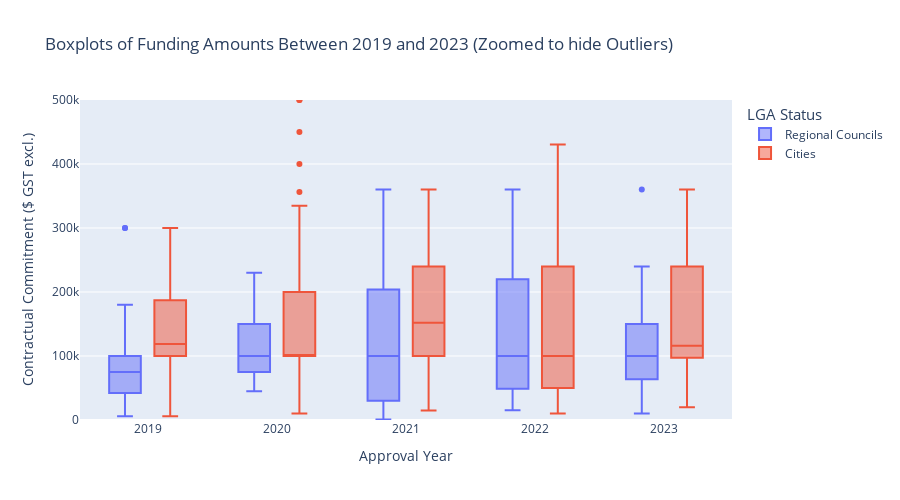

Notebook source saved alongside this figure:
### Markdown cell above
This visualisation shows same the large outliers that were identified in the earlier analysis with more of these occuring in the earlier years. (Hover over to reveal the Project Name and other information). Using a boxplot though has the benefit of visualising exactly how much greater the outliers are than the rest of the distibuted grants.

In order to see the details of the box plots themselves it is necessary to zoom in to only grants under a certain funding value. This has been arbitarily chosen to hide grants over $500k as none in the top ten largest grants are below that number.

### Code cell
part_b_boxes1.update_yaxes(range=[0, 500000])
part_b_boxes1.update_layout(title = "Boxplots of Funding Amounts Between 2019 and 2023 (Zoomed to hide Outliers)")

### Figure 1 — Plotly figure (JSON) as saved in the notebook; plotly's stock layout.template omitted (floating-point values rounded to 4 significant figures; data arrays with more than 128 entries replaced by an {"elided": "..."} marker saying what was removed)
{"data": [{"alignmentgroup": "True", "customdata": {"elided": "97x2 str values"}, "hovertemplate": "<b>%{hovertext}</b><br><br>LGA Status=Regional Councils<br>Approval Year=%{x}<br>Contractual Commitment ($ GST excl.)=%{y}<br>Recipient Name=%{customdata[0]}<br>Investment/Project Title=%{customdata[1]}<extra></extra>", "hovertext": ["Ignite Ideas Fund", "Aboriginal and Torres Strait Islander PhD Scholarships", "Hot DesQ", "Hot DesQ", "Hot DesQ", "Ignite Ideas Fund", "Ignite Ideas Fund", "Ignite Ideas Fund", "Ignite Ideas Fund", "Ignite Ideas Fund", "Ignite Ideas Fund", "Industry Research Fellowships", "Industry Research Fellowships", "Industry Research Fellowships", "Industry Research Fellowships", "Industry Research Fellowships", "Ignite Ideas Fund", "Startup Gladstone - EarlyPreneur Programme", "Regional Startup Hubs Support Program", "Regional Startup Hubs Support Program", "Regional Startup Hubs Support Program", "Regional Startup Hubs Support Program", "Regional Startup Hubs Support Program", "Rockhampton Technology and Innovation Centre", "Regional Startup Hubs Support Program", "Regional Startup Hubs Support Program", "Regional Startup Hubs Support Program", "Regional Startup Hubs Support Program", "Regional Startup Hubs Support Program", "Regional Startup Hubs Support Program", "Regional Startup Hubs Support Program", "Regional Startup Hubs Support Program", "Regional Network Fund", "Regional Network Fund", "Advancing Regional Innovation Program", "Advancing Regional Innovation Program", "Agtech and Logistics Hub", "Deadly Innovation", "Ignite Ideas Fund", "Ignite Ideas Fund", "Ignite Ideas Fund", "Ignite Ideas Fund", "Industry Research Fellowships", "Industry Research Fellowships", "Industry Research Fellowships", "Open Innovation Challenge", "Queensland Connects", "Queensland Connects", "Queensland Connects", "Ignite Ideas Fund", "Sunramp Accelerator Program", "Deadly Innovation", "Ignite Ideas Fund", "Regional Network Fund", "Regional Futures - Events and Activations", "Regional Futures - Events and Activations", "Regional Futures - Events and Activations", "Regional Futures - ED Qld Con Teams", "Regional Futures - ED Qld Con Teams", "Regional Futures - ED Qld Con Teams", "Regional Futures - ED PUQRSIN", "Regional Futures - ED PUQRSIN", "Regional Futures - ED PUQRSIN", "Industry Research Fellowships", "Industry Research Fellowships", "Industry Research Fellowships", "Industry Research Fellowships", "Ignite Ideas Fund", "Ignite Ideas Fund", "Ignite Ideas Fund", "Ignite Ideas Fund", "Ignite Ideas Fund", "Ignite Ideas Fund", "Regional Futures - Collaborative Projects", "Regional Futures - Collaborative Projects", "Regional Futures - Collaborative Projects", "Industry Research Fellowships", "Industry Research Fellowships", "Industry Research Fellowships", "Regional Futures - ED TFN Cluster", "Regional Futures - Ecosystem Development", "Ignite Ideas Fund", "Ignite Ideas Fund", "Regional Futures - Events and Activations", "Regional Futures - Events and Activations", "Regional Futures - Events and Activations", "Regional Futures - Collaborative Projects", "Female Founders Program", "Female Founders Program", "Female Founders Program", "Industry Research Fellowships", "Industry Research Fellowships", "Ignite Ideas Fund", "Ignite Ideas Fund", "Ignite Ideas Fund", "Female Founders Program", "Female Founders Program"], "legendgroup": "Regional Councils", "marker": {"color": "#636efa"}, "name": "Regional Councils", "notched": false, "offsetgroup": "Regional Councils", "orientation": "v", "showlegend": true, "type": "box", "x": [2019, 2019, 2019, 2019, 2019, 2019, 2019, 2019, 2019, 2019, 2019, 2019, 2019, 2019, 2019, 2019, 2019, 2019, 2019, 2019, 2019, 2019, 2019, 2019, 2019, 2019, 2019, 2019, 2019, 2019, 2019, 2019, 2020, 2020, 2020, 2020, 2020, 2020, 2020, 2020, 2020, 2020, 2020, 2020, 2020, 2020, 2020, 2020, 2020, 2020, 2020, 2021, 2021, 2021, 2021, 2021, 2021, 2021, 2021, 2021, 2021, 2021, 2021, 2021, 2021, 2021, 2021, 2021, 2021, 2021, 2021, 2021, 2021, 2022, 2022, 2022, 2022, 2022, 2022, 2022, 2022, 2022, 2022, 2022, 2022, 2023, 2023, 2023, 2023, 2023, 2023, 2023, 2023, 2023, 2023, 2023, 2023], "x0": " ", "xaxis": "x", "y": [90000, 107084, 8000, 6000, 6000, 100000, 100000, 100000, 100000, 99462, 100000, 82440, 300000, 300000, 180000, 80000, 99500, 60000, 21347, 75000, 75000, 75000, 43750, 2800000, 7500, 7500, 75000, 40290, 7500, 75000, 75000, 75000, 75000, 75000, 230000, 45000, 3000000, 70000, 150000, 200000, 100000, 100000, 150000, 86952, 90000, 74000, 96190, 100000, 52668, 100000, 160000, 100000, 100000, 25108, 5000, 20000, 680, 30000, 30000, 21726, 203750, 203750, 203750, 240000, 160000, 240000, 360000, 150000, 100000, 99560, 92400, 100000, 100000, 199676, 100000, 60000, 240000, 360000, 240000, 37500, 200000, 100000, 100000, 22000, 15250, 10000, 200000, 36960, 36650, 90000, 240000, 360000, 100000, 100000, 100000, 99944, 100000], "y0": " ", "yaxis": "y"}, {"alignmentgroup": "True", "customdata": {"elided": "297x2 str values"}, "hovertemplate": "<b>%{hovertext}</b><br><br>LGA Status=Cities<br>Approval Year=%{x}<br>Contractual Commitment ($ GST excl.)=%{y}<br>Recipient Name=%{customdata[0]}<br>Investment/Project Title=%{customdata[1]}<extra></extra>", "hovertext": {"elided": "297 str values"}, "legendgroup": "Cities", "marker": {"color": "#EF553B"}, "name": "Cities", "notched": false, "offsetgroup": "Cities", "orientation": "v", "showlegend": true, "type": "box", "x": {"elided": "297 int values"}, "x0": " ", "xaxis": "x", "y": {"elided": "297 int values"}, "y0": " ", "yaxis": "y"}], "layout": {"boxmode": "group", "height": 500, "legend": {"title": {"font": {"size": 15}, "text": "LGA Status"}, "tracegroupgap": 0}, "title": {"text": "Boxplots of Funding Amounts Between 2019 and 2023 (Zoomed to hide Outliers)"}, "xaxis": {"anchor": "y", "domain": [0, 1], "title": {"text": "Approval Year"}}, "yaxis": {"anchor": "x", "domain": [0, 1], "range": [0, 500000], "title": {"text": "Contractual Commitment ($ GST excl.)"}}}}
